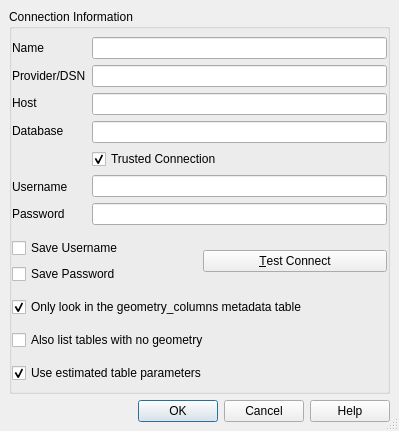
<?xml version="1.0" encoding="UTF-8"?>
<ui version="4.0">
 <class>QgsMssqlNewConnectionBase</class>
 <widget class="QDialog" name="QgsMssqlNewConnectionBase">
  <property name="geometry">
   <rect>
    <x>0</x>
    <y>0</y>
    <width>399</width>
    <height>431</height>
   </rect>
  </property>
  <property name="sizePolicy">
   <sizepolicy hsizetype="MinimumExpanding" vsizetype="MinimumExpanding">
    <horstretch>0</horstretch>
    <verstretch>0</verstretch>
   </sizepolicy>
  </property>
  <property name="windowTitle">
   <string>Create a New MSSQL connection</string>
  </property>
  <property name="sizeGripEnabled">
   <bool>true</bool>
  </property>
  <property name="modal">
   <bool>true</bool>
  </property>
  <layout class="QGridLayout">
   <property name="margin">
    <number>9</number>
   </property>
   <property name="spacing">
    <number>6</number>
   </property>
   <item row="0" column="0">
    <widget class="QGroupBox" name="GroupBox1">
     <property name="title">
      <string>Connection Information</string>
     </property>
     <layout class="QGridLayout">
      <property name="margin">
       <number>0</number>
      </property>
      <property name="spacing">
       <number>5</number>
      </property>
      <item row="0" column="0">
       <layout class="QHBoxLayout">
        <property name="spacing">
         <number>6</number>
        </property>
        <property name="margin">
         <number>0</number>
        </property>
        <item>
         <layout class="QVBoxLayout">
          <property name="spacing">
           <number>6</number>
          </property>
          <property name="margin">
           <number>0</number>
          </property>
          <item>
           <widget class="QLabel" name="TextLabel1_2">
            <property name="text">
             <string>Name</string>
            </property>
            <property name="buddy">
             <cstring>txtName</cstring>
            </property>
           </widget>
          </item>
          <item>
           <widget class="QLabel" name="label">
            <property name="text">
             <string>Provider/DSN</string>
            </property>
            <property name="buddy">
             <cstring>txtService</cstring>
            </property>
           </widget>
          </item>
          <item>
           <widget class="QLabel" name="TextLabel1">
            <property name="text">
             <string>Host</string>
            </property>
            <property name="buddy">
             <cstring>txtHost</cstring>
            </property>
           </widget>
          </item>
          <item>
           <widget class="QLabel" name="TextLabel2">
            <property name="text">
             <string>Database</string>
            </property>
            <property name="buddy">
             <cstring>txtDatabase</cstring>
            </property>
           </widget>
          </item>
          <item>
           <widget class="QLabel" name="label_2">
            <property name="text">
             <string/>
            </property>
           </widget>
          </item>
          <item>
           <widget class="QLabel" name="TextLabel3">
            <property name="text">
             <string>Username</string>
            </property>
            <property name="buddy">
             <cstring>txtUsername</cstring>
            </property>
           </widget>
          </item>
          <item>
           <widget class="QLabel" name="TextLabel3_2">
            <property name="text">
             <string>Password</string>
            </property>
            <property name="buddy">
             <cstring>txtPassword</cstring>
            </property>
           </widget>
          </item>
         </layout>
        </item>
        <item>
         <layout class="QVBoxLayout">
          <property name="spacing">
           <number>6</number>
          </property>
          <property name="margin">
           <number>0</number>
          </property>
          <item>
           <widget class="QLineEdit" name="txtName">
            <property name="toolTip">
             <string>Name of the new connection</string>
            </property>
           </widget>
          </item>
          <item>
           <widget class="QLineEdit" name="txtService"/>
          </item>
          <item>
           <widget class="QLineEdit" name="txtHost"/>
          </item>
          <item>
           <widget class="QLineEdit" name="txtDatabase"/>
          </item>
          <item>
           <widget class="QCheckBox" name="cb_trustedConnection">
            <property name="text">
             <string>Trusted Connection</string>
            </property>
            <property name="checked">
             <bool>true</bool>
            </property>
           </widget>
          </item>
          <item>
           <widget class="QLineEdit" name="txtUsername"/>
          </item>
          <item>
           <widget class="QLineEdit" name="txtPassword">
            <property name="echoMode">
             <enum>QLineEdit::Password</enum>
            </property>
           </widget>
          </item>
         </layout>
        </item>
       </layout>
      </item>
      <item row="1" column="0">
       <layout class="QGridLayout" name="gridLayout_1">
        <property name="margin">
         <number>0</number>
        </property>
        <item row="0" column="0">
         <widget class="QCheckBox" name="chkStoreUsername">
          <property name="text">
           <string>Save Username</string>
          </property>
         </widget>
        </item>
        <item row="0" column="1" rowspan="2">
         <widget class="QPushButton" name="btnConnect">
          <property name="text">
           <string>&amp;Test Connect</string>
          </property>
         </widget>
        </item>
        <item row="1" column="0">
         <widget class="QCheckBox" name="chkStorePassword">
          <property name="text">
           <string>Save Password</string>
          </property>
         </widget>
        </item>
       </layout>
      </item>
      <item row="2" column="0">
       <widget class="QCheckBox" name="cb_geometryColumns">
        <property name="text">
         <string>Only look in the geometry_columns metadata table</string>
        </property>
        <property name="checked">
         <bool>true</bool>
        </property>
       </widget>
      </item>
      <item row="3" column="0">
       <widget class="QCheckBox" name="cb_allowGeometrylessTables">
        <property name="text">
         <string>Also list tables with no geometry</string>
        </property>
       </widget>
      </item>
      <item row="4" column="0">
       <widget class="QCheckBox" name="cb_useEstimatedMetadata">
        <property name="text">
         <string>Use estimated table parameters</string>
        </property>
        <property name="checked">
         <bool>true</bool>
        </property>
       </widget>
      </item>
     </layout>
    </widget>
   </item>
   <item row="1" column="0">
    <widget class="QDialogButtonBox" name="buttonBox">
     <property name="standardButtons">
      <set>QDialogButtonBox::Cancel|QDialogButtonBox::Help|QDialogButtonBox::Ok</set>
     </property>
    </widget>
   </item>
  </layout>
 </widget>
 <layoutdefault spacing="6" margin="11"/>
 <tabstops>
  <tabstop>txtName</tabstop>
  <tabstop>txtService</tabstop>
  <tabstop>txtHost</tabstop>
  <tabstop>txtDatabase</tabstop>
  <tabstop>cb_trustedConnection</tabstop>
  <tabstop>txtUsername</tabstop>
  <tabstop>txtPassword</tabstop>
  <tabstop>chkStoreUsername</tabstop>
  <tabstop>chkStorePassword</tabstop>
  <tabstop>btnConnect</tabstop>
  <tabstop>cb_geometryColumns</tabstop>
  <tabstop>cb_allowGeometrylessTables</tabstop>
  <tabstop>cb_useEstimatedMetadata</tabstop>
  <tabstop>buttonBox</tabstop>
 </tabstops>
 <resources/>
 <connections>
  <connection>
   <sender>buttonBox</sender>
   <signal>rejected()</signal>
   <receiver>QgsMssqlNewConnectionBase</receiver>
   <slot>reject()</slot>
   <hints>
    <hint type="sourcelabel">
     <x>313</x>
     <y>501</y>
    </hint>
    <hint type="destinationlabel">
     <x>451</x>
     <y>312</y>
    </hint>
   </hints>
  </connection>
  <connection>
   <sender>buttonBox</sender>
   <signal>accepted()</signal>
   <receiver>QgsMssqlNewConnectionBase</receiver>
   <slot>accept()</slot>
   <hints>
    <hint type="sourcelabel">
     <x>395</x>
     <y>501</y>
    </hint>
    <hint type="destinationlabel">
     <x>450</x>
     <y>287</y>
    </hint>
   </hints>
  </connection>
 </connections>
</ui>
